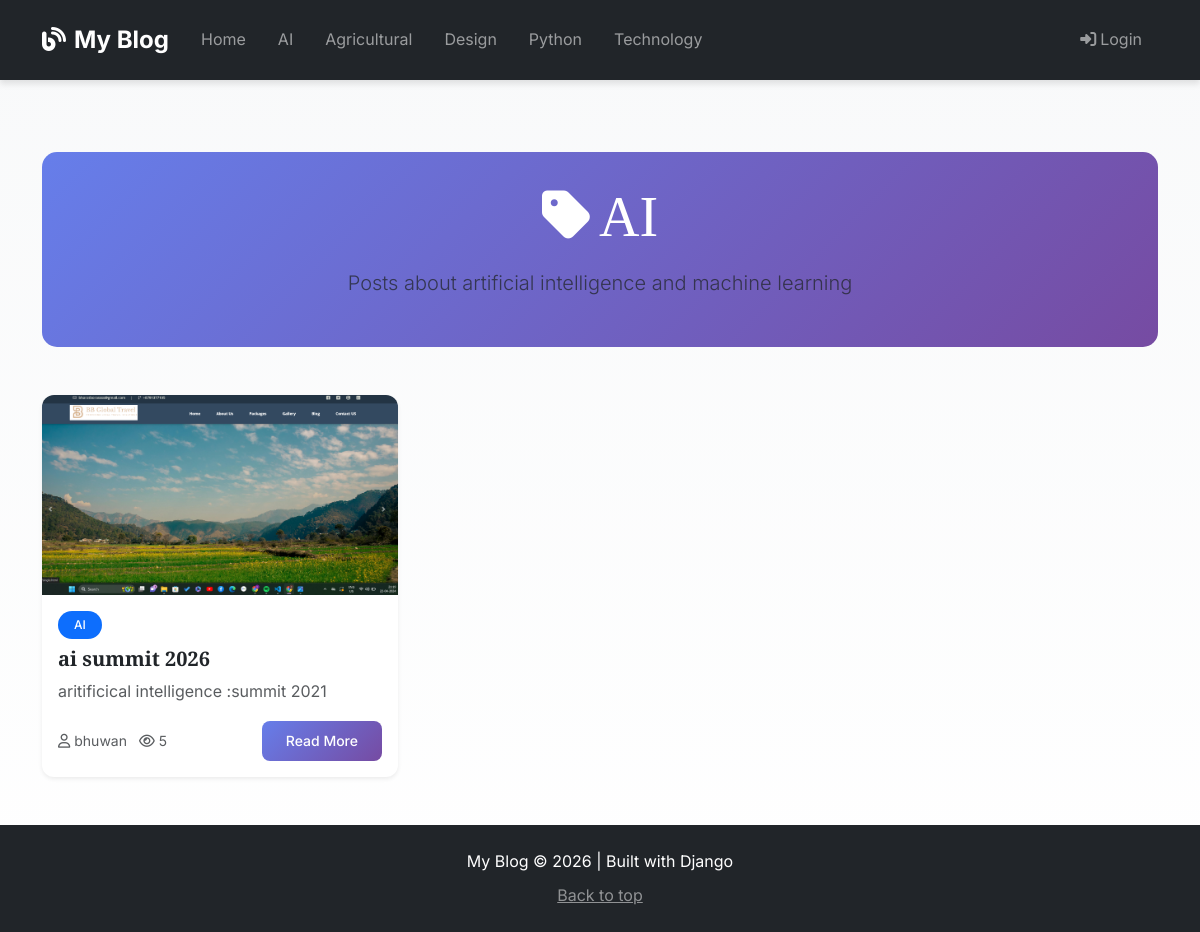
/category/ai/, run on the app's committed database.
### blog/models.py (models this page shows, shortened)
class Category(models.Model):
    name = models.CharField(max_length=100, unique=True)
    slug = models.SlugField(max_length=100, unique=True)
    description = models.TextField(blank=True)
    class Meta:
        verbose_name_plural = "Categories"
        ordering = ['name']

class BlogPost(models.Model):
    STATUS_CHOICES = [
        ('draft', 'Draft'),
        ('published', 'Published'),
    ]
    title = models.CharField(max_length=200)
    slug = models.SlugField(max_length=200, unique=True)
    author = models.ForeignKey(User, on_delete=models.CASCADE, related_name='blog_posts')
    category = models.ForeignKey(Category, on_delete=models.SET_NULL, null=True, related_name='posts')
    content = models.TextField()
    excerpt = models.CharField(max_length=300, blank=True, help_text="Short description for preview")
    featured_image = models.ImageField(upload_to='blog_images/', blank=True, null=True)
    status = models.CharField(max_length=10, choices=STATUS_CHOICES, default='draft')
    created_at = models.DateTimeField(auto_now_add=True)
    updated_at = models.DateTimeField(auto_now=True)
    published_at = models.DateTimeField(null=True, blank=True)
    views = models.PositiveIntegerField(default=0)
    class Meta:
        ordering = ['-published_at', '-created_at']
        indexes = [
            models.Index(fields=['-published_at', '-created_at']),
            models.Index(fields=['status']),
        ]

### blog/views.py (the view)
# urls.py: path('category/<slug:slug>/', views.category_view, name='category'),
def category_view(request, slug):
    category = get_object_or_404(Category, slug=slug)
    posts_list = BlogPost.objects.filter(
        category=category,
        status='published'
    ).order_by('-published_at')
    paginator = Paginator(posts_list, 6)
    page_number = request.GET.get('page')
    posts = paginator.get_page(page_number)
    context = {
        'category': category,
        'posts': posts,
    }
    return render(request, 'blog/category.html', context)

### blog/context_processors.py (called while the page is built)
def categories(request):
    return {
        'categories': Category.objects.all()
    }

### blog/templates/blog/category.html (shortened to what this page needs)
{% extends 'blog/base.html' %}
{% load static %}
{% block content %}
<div class="container mt-5 pt-4">
    <div class="category-header mb-5 text-center">
        <h1 class="display-4 mb-3">
            <i class="fas fa-tag me-2"></i>{{ category.name }}
        </h1>
        {% if category.description %}
        <p class="lead text-muted">{{ category.description }}</p>
        {% endif %}
    </div>
    {% if posts %}
    <div class="row g-4">
        {% for post in posts %}
        <div class="col-md-6 col-lg-4">
            <div class="blog-card card h-100 shadow-sm border-0">
                {% if post.featured_image %}
                <img src="{{ post.featured_image.url }}" class="card-img-top blog-img" alt="{{ post.title }}">
                {% else %}
                <div class="card-img-top blog-img bg-gradient-secondary d-flex align-items-center justify-content-center">
                    <i class="fas fa-newspaper fa-2x text-white opacity-50"></i>
                </div>
                {% endif %}
                <div class="card-body">
                    <span class="badge bg-primary mb-2">{{ category.name }}</span>
                    <h5 class="card-title">{{ post.title|truncatewords:8 }}</h5>
                    <p class="card-text text-muted">{{ post.excerpt|default:post.content|truncatewords:15 }}</p>
                    <div class="d-flex justify-content-between align-items-center">
                        <small class="text-muted">
                            <i class="far fa-user me-1"></i>{{ post.author.username }}
                            <i class="far fa-eye ms-2 me-1"></i>{{ post.views }}
                        </small>
                        <a href="{% url 'blog:detail' post.slug %}" class="btn btn-sm btn-primary">Read More</a>
                    </div>
                </div>
            </div>
        </div>
        {% endfor %}
    </div>
    {% endif %}
</div>
{% endblock %}

### blog/templates/blog/base.html (shortened to what this page needs)
{% load static %}
<!DOCTYPE html>
<html lang="en">
<head>
    <link href="https://cdn.jsdelivr.net/npm/bootstrap@5.3.3/dist/css/bootstrap.min.css" rel="stylesheet">
    <link rel="stylesheet" href="https://cdnjs.cloudflare.com/ajax/libs/font-awesome/6.4.0/css/all.min.css">
    <link href="{% static 'css/blog.css' %}" rel="stylesheet">
</head>
<body>
    <nav class="navbar navbar-expand-lg navbar-dark bg-dark fixed-top">
        <div class="container">
            <a class="navbar-brand fw-bold" href="{% url 'blog:home' %}">
                <i class="fas fa-blog me-2"></i>My Blog
            </a>
            <div class="collapse navbar-collapse" id="navbarNav">
                <ul class="navbar-nav me-auto">
                    <li class="nav-item">
                        <a class="nav-link" href="{% url 'blog:home' %}">Home</a>
                    </li>
                    {% if categories %}
                        {% for category in categories %}
                        <li class="nav-item">
                            <a class="nav-link" href="{% url 'blog:category' category.slug %}">{{ category.name }}</a>
                        </li>
                        {% endfor %}
                    {% endif %}
                </ul>
                <ul class="navbar-nav">
                    {% if user.is_authenticated %}
                    <li class="nav-item">
                        <a class="nav-link fw-bold" href="{% url 'blog:dashboard' %}">
                            <i class="fas fa-tachometer-alt me-1"></i>Dashboard
                        </a>
                    </li>
                    <li class="nav-item">
                        <a class="nav-link" href="{% url 'blog:create' %}">
                            <i class="fas fa-plus-circle me-1"></i>New Post
                        </a>
                    </li>
                    {% if user.is_staff %}
                    <li class="nav-item">
                        <a class="nav-link" href="/admin/" target="_blank">
                            <i class="fas fa-cog me-1"></i>Admin
                        </a>
                    </li>
                    {% endif %}
                    <li class="nav-item">
                        <a class="nav-link" href="/admin/logout/">
                            <i class="fas fa-sign-out-alt me-1"></i>Logout
                        </a>
                    </li>
                    {% else %}
                    <li class="nav-item">
                        <a class="nav-link" href="/admin/login/">
                            <i class="fas fa-sign-in-alt me-1"></i>Login
                        </a>
                    </li>
                    {% endif %}
                </ul>
            </div>
        </div>
    </nav>
    <main class="main-content">
        {% block content %}{% endblock %}
    </main>
    <footer class="footer mt-5 py-4 bg-dark text-white">
        <div class="container text-center">
            <p class="mb-0">My Blog © 2026 | Built with Django</p>
            <p class="mb-0 mt-2">
                <a href="{% url 'blog:home' %}" class="text-white-50">Back to top</a>
            </p>
        </div>
    </footer>
</body>
</html>

### blog_main/static/css/blog.css (style rules this page uses)
:root { --primary-color: #0d6efd; --secondary-color: #6c757d; --success-color: #198754; --danger-color: #dc3545; --warning-color: #ffc107; --info-color: #0dcaf0; --dark-color: #212529; --light-color: #f8f9fa; --gradient-primary: linear-gradient(135deg, #667eea 0%, #764ba2 100%); --gradient-secondary: linear-gradient(135deg, #f093fb 0%, #f5576c 100%); --gradient-success: linear-gradient(135deg, #4facfe 0%, #00f2fe 100%); --shadow-sm: 0 2px 4px rgba(0,0,0,0.1); --shadow-md: 0 4px 6px rgba(0,0,0,0.1); --shadow-lg: 0 10px 15px rgba(0,0,0,0.1); --shadow-xl: 0 20px 25px rgba(0,0,0,0.15); --transition: all 0.3s cubic-bezier(0.4, 0, 0.2, 1); }
* { margin: 0; padding: 0; box-sizing: border-box; }
body { font-family: 'Inter', -apple-system, BlinkMacSystemFont, 'Segoe UI', Roboto, sans-serif; line-height: 1.6; color: #333; background: linear-gradient(to bottom, #f8f9fa 0%, #ffffff 100%); min-height: 100vh; }
h1, h2, h3, h4, h5, h6 { font-family: 'Playfair Display', Georgia, serif; font-weight: 700; line-height: 1.2; margin-bottom: 1rem; }
.navbar { background: var(--dark-color) !important; box-shadow: var(--shadow-md); transition: var(--transition); padding: 1rem 0; }
.navbar-brand { font-size: 1.5rem; font-weight: 700; transition: var(--transition); }
.nav-link { transition: var(--transition); position: relative; padding: 0.5rem 1rem !important; }
.nav-link::after { content: ''; position: absolute; bottom: 0; left: 50%; width: 0; height: 2px; background: var(--primary-color); transition: var(--transition); transform: translateX(-50%); }
.main-content { padding-top: 80px; min-height: calc(100vh - 200px); }
.blog-card { transition: var(--transition); border-radius: 12px; overflow: hidden; position: relative; background: #fff; height: 100%; }
.blog-img { height: 200px; object-fit: cover; transition: var(--transition); }
.card-title { color: var(--dark-color); font-weight: 600; transition: var(--transition); }
.btn { border-radius: 8px; padding: 0.6rem 1.5rem; font-weight: 500; transition: var(--transition); position: relative; overflow: hidden; }
.btn::before { content: ''; position: absolute; top: 50%; left: 50%; width: 0; height: 0; border-radius: 50%; background: rgba(255, 255, 255, 0.3); transform: translate(-50%, -50%); transition: width 0.6s, height 0.6s; }
.btn-primary { background: var(--gradient-primary); border: none; }
.badge { padding: 0.5rem 1rem; border-radius: 20px; font-weight: 500; transition: var(--transition); }
.footer { margin-top: 4rem; background: var(--dark-color) !important; padding: 2rem 0; }
.footer a { transition: var(--transition); }
.card { animation: fadeInUp 0.6s ease-out; }
.card:nth-child(1) { animation-delay: 0.1s; }
.category-header { padding: 2rem 0; background: var(--gradient-primary); color: #fff; border-radius: 15px; margin-bottom: 2rem; }
.category-header h1 { color: #fff; }
html { scroll-behavior: smooth; }

### data on the page
Category: name "AI", description "Posts about artificial intelligence and machine learning"
Category: name "Agricultural"
Category: name "Design"
Category: name "Python"
Category: name "Technology"
BlogPost: featured_image (picture), title "ai summit 2026", excerpt "aritificical intelligence :summit 2021", author.username "bhuwan", views "5"
